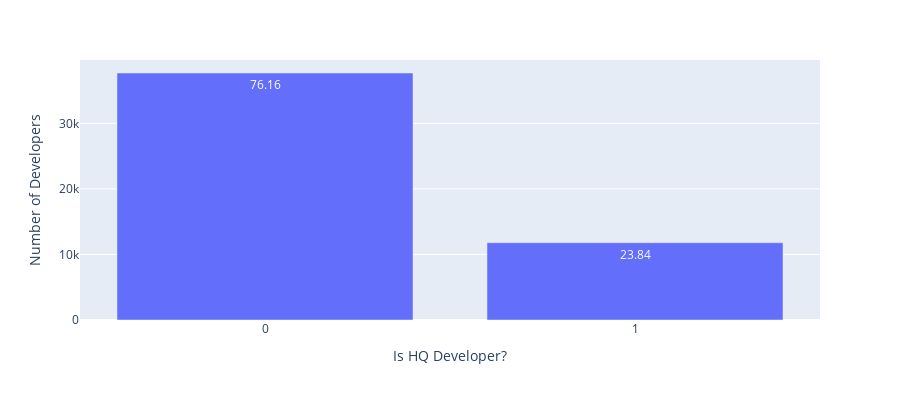

Source (notebook cell):
### Code cell
data = pd.read_csv('1.1-mu-process-data-05-09-22.csv', index_col=0)
print(data.shape)

df =data.groupby('label').agg({'dev_id':'count'}).reset_index()
df['dev_per'] = round(100*df['dev_id']/sum(df['dev_id']),2)
df = df.sort_values(by='dev_id', ascending=False)
fig = px.bar(df, x='label', y='dev_id',
             hover_data=['dev_id', 'dev_per'], text='dev_per',
             labels={'label':'Is HQ Developer?','dev_id':'Number of Developers'}, height=400)
fig.update_xaxes(type='category')
fig.show()

data.head(2)

### Figure 1 — Plotly figure (JSON) as saved in the notebook; plotly's stock layout.template omitted (floating-point values rounded to 4 significant figures)
{"data": [{"alignmentgroup": "True", "customdata": [[76.16], [23.84]], "hovertemplate": "Is HQ Developer?=%{x}<br>Number of Developers=%{y}<br>dev_per=%{customdata[0]}<extra></extra>", "legendgroup": "", "marker": {"color": "#636efa", "pattern": {"shape": ""}}, "name": "", "offsetgroup": "", "orientation": "v", "showlegend": false, "text": [76.16, 23.84], "textposition": "auto", "type": "bar", "x": [0, 1], "xaxis": "x", "y": [37684, 11793], "yaxis": "y"}], "layout": {"barmode": "relative", "height": 400, "legend": {"tracegroupgap": 0}, "margin": {"t": 60}, "xaxis": {"anchor": "y", "domain": [0, 1], "title": {"text": "Is HQ Developer?"}, "type": "category"}, "yaxis": {"anchor": "x", "domain": [0, 1], "title": {"text": "Number of Developers"}}}}
